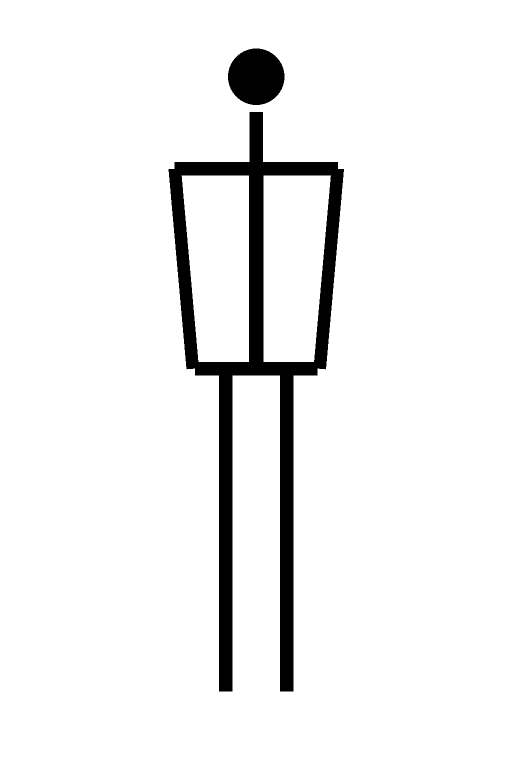
#> input picture characters/pose_templates/hands_hips_1024x1536.png, 1024 x 1536 px (shown at 1/2 size)
$ python -i sheet_qa_heuristics.py   (imports and definitions only)
#> lines starting #> are read from the running program, lines starting #| are printed output that depends on the picture; after the words box and inside, x2 and y2 are one past the last pixel; in counts of white or black regions, pixels touching at a corner belong together
"""Lightweight post-gen checks for character sheet outputs."""

from __future__ import annotations

import os
from typing import Any


def extract_lower_body_crop(
    path: str,
    out_path: str,
    *,
    top_frac: float = 0.52,
    target_size: tuple[int, int] | None = None,
) -> dict[str, Any]:
    """Crop lower portion of a full-body plate for footwear detail (deterministic).

    ``top_frac`` is the fraction of height discarded from the top (0.52 ≈ keep bottom 48%).
    Optional ``target_size`` (w,h) resizes with LANCZOS after crop for sheet size_hint match.
    """
#> called with out_path = 'out.png', top_frac = 0.52
    from PIL import Image

    if not path or not os.path.isfile(path):
        return {"ok": False, "error": "source_missing", "path": path}
    with Image.open(path) as im:
#> im is the input picture: PIL image 1024x1536 RGB; 94.1% white; 2 black regions, box (x1, y1, x2, y2) and area: (337, 224, 688, 1383) 82653, (456, 97, 569, 210) 10005
        im = im.convert("RGB")
        w, h = im.size
#> w = 1024; h = 1536
        y0 = int(max(0, min(h - 8, h * float(top_frac))))
#> y0 = 798
        crop = im.crop((0, y0, w, h))
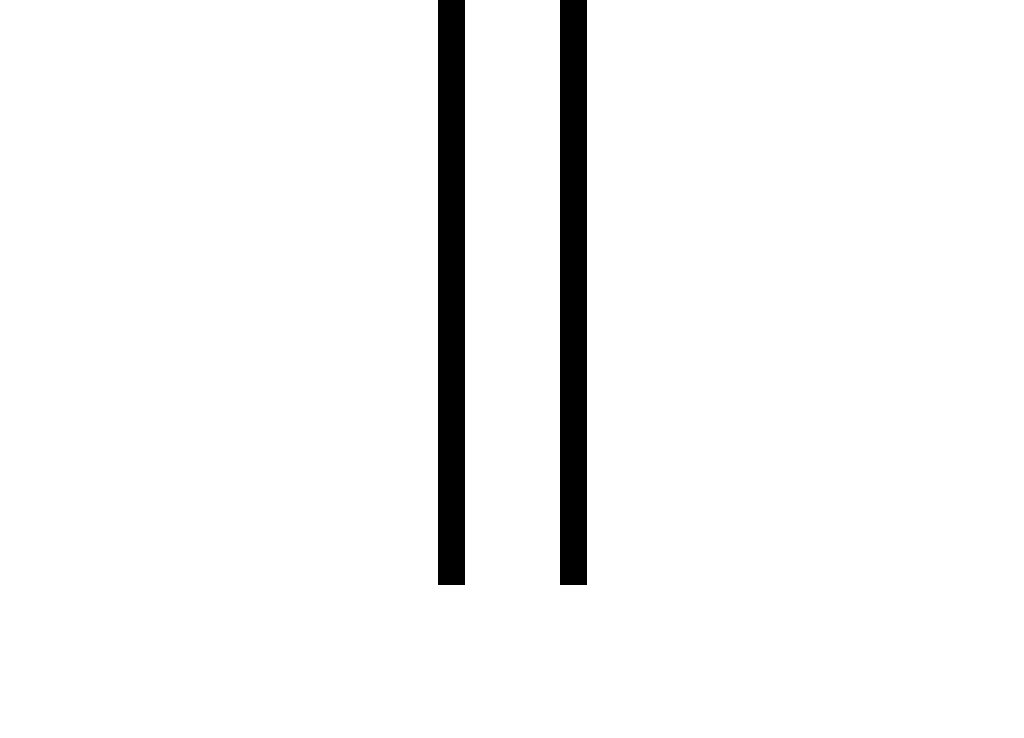
#> crop: PIL image 1024x738 RGB; 95.8% white; 2 black regions, box (x1, y1, x2, y2) and area: (438, 0, 465, 585) 15795, (560, 0, 587, 585) 15795
        # Prefer square-ish product plate: center-crop width if very tall strip
        cw, ch = crop.size
#> cw = 1024; ch = 738
        if ch > 0 and cw / ch > 1.35:
            side = ch
#> side = 738
            x0 = max(0, (cw - side) // 2)
#> x0 = 143
            crop = crop.crop((x0, 0, x0 + side, ch))
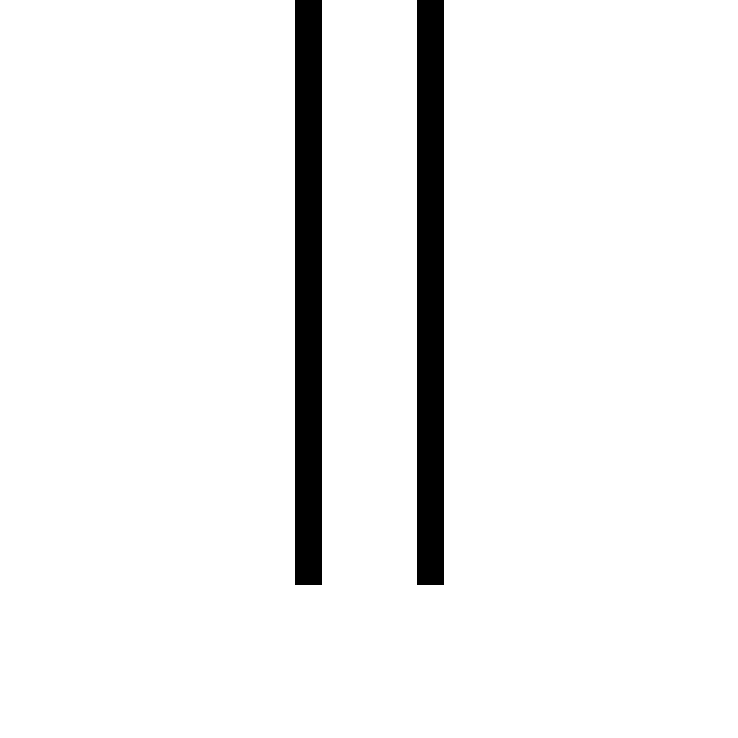
#> crop: PIL image 738x738 RGB; 94.2% white; 2 black regions, box (x1, y1, x2, y2) and area: (295, 0, 322, 585) 15795, (417, 0, 444, 585) 15795
        if target_size and len(target_size) >= 2:
            tw, th = int(target_size[0]), int(target_size[1])
            if tw > 0 and th > 0 and (crop.size != (tw, th)):
                crop = crop.resize((tw, th), Image.Resampling.LANCZOS)
        os.makedirs(os.path.dirname(os.path.abspath(out_path)) or ".", exist_ok=True)
        crop.save(out_path)
    return {
        "ok": True,
        "path": out_path,
        "size": list(crop.size),
        "source": path,
        "top_frac": top_frac,
    }


# [155 lines left out: functions face_zone_score, bottom_subject_score, check_sheet_output, not called in this run]

>>> result = extract_lower_body_crop('../characters/pose_templates/hands_hips_1024x1536.png', 'out.png')
